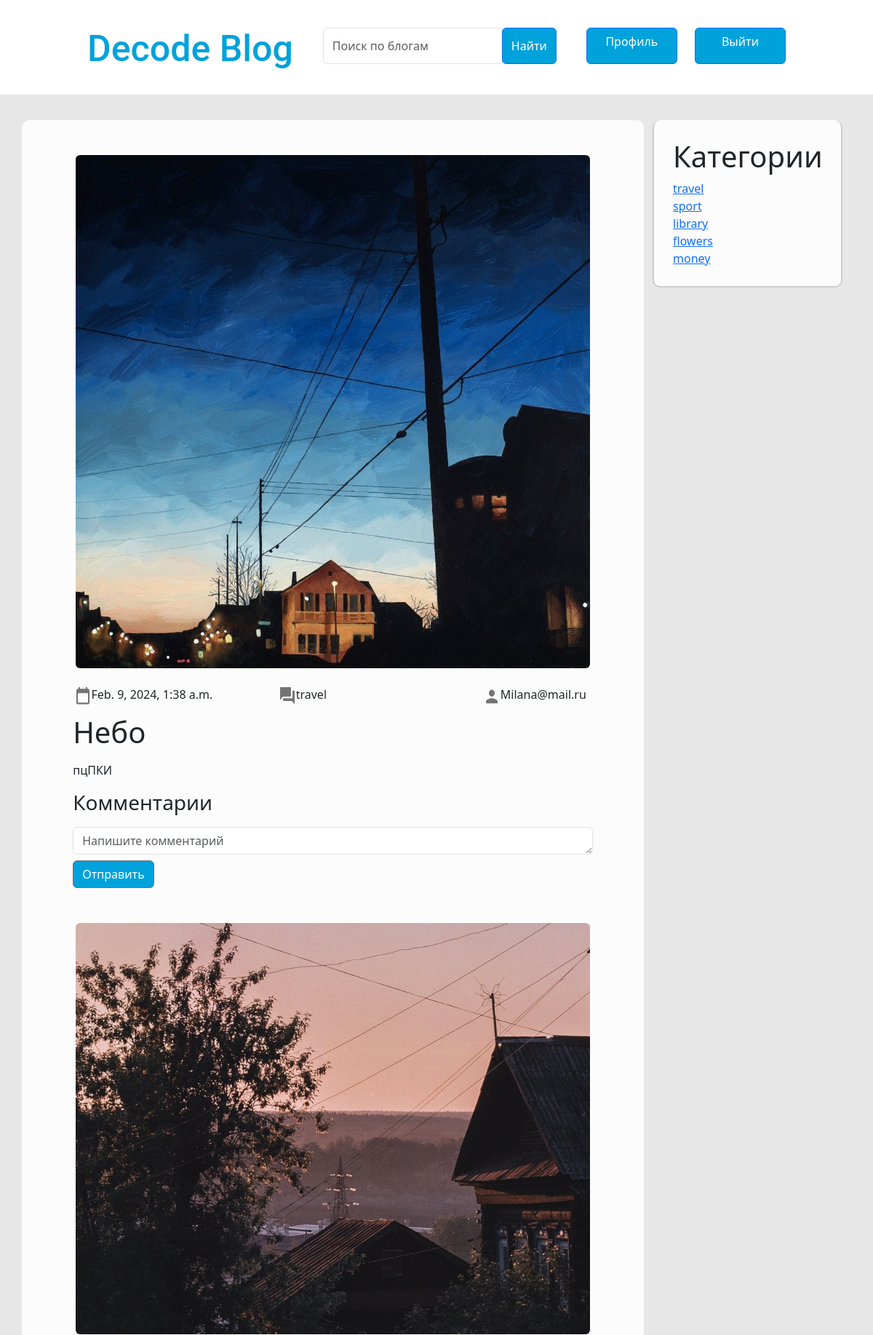
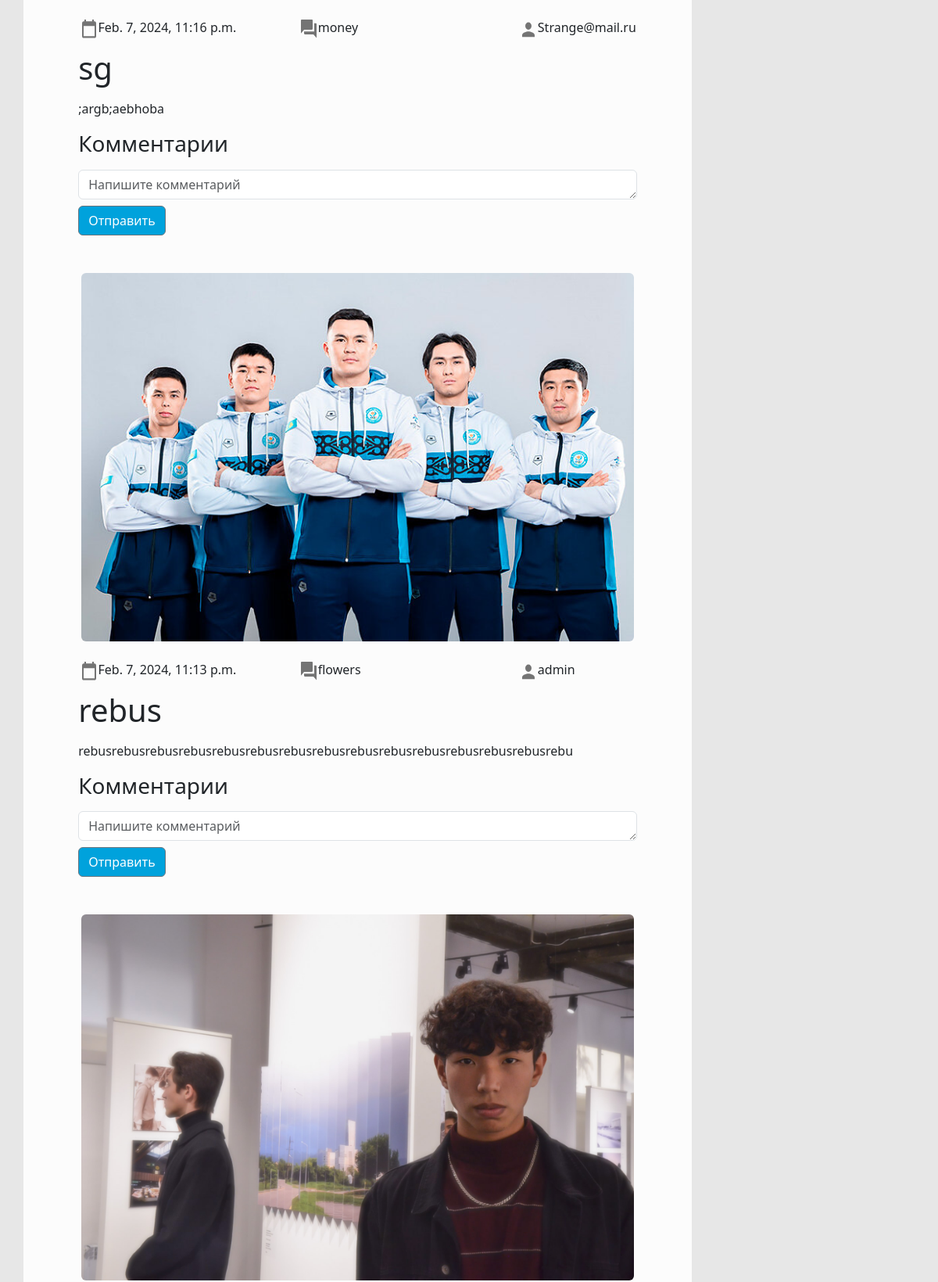
Page /creation/ (signed in, upper part) on the committed database (2 pictures, top to bottom).
### creation/models.py (models this page shows, shortened)
class Blog(models.Model):
    image = models.ImageField(blank=True, null=True, upload_to=uniq_name_upload)
    publish_date = models.DateTimeField(auto_now_add = True)
    title = models.CharField(max_length=255)
    description = models.TextField()
    author = models.ForeignKey(User, on_delete=models.CASCADE, blank=True, null=True)
    category = models.ForeignKey(Category, on_delete=models.PROTECT)

class Category(models.Model):
    name = models.CharField(max_length=100, null = False)
    class Meta:
        verbose_name_plural = 'Categories'
    def __str__(self):
        return self.name

### authe/models.py (models this page shows)
class User(AbstractUser):
    groups = models.ManyToManyField(
        'auth.Group',
        related_name='users',
        blank=True,
        verbose_name='groups',
        help_text='The groups this user belongs to. A user will get all permissions granted to each of their groups.',
    )
    user_permissions = models.ManyToManyField(
        'auth.Permission',
        related_name='users',
        blank=True,
        verbose_name='user permissions',
        help_text='Specific permissions for this user.',
        error_messages={
            'add': 'The permission you are trying to add already exists for the user.',
            'remove': 'The permission you are trying to remove does not exist for the user.',
        },
    )

### creation/views.py (the view)
# urls.py: path('', views.Home.as_view(),  name='home_page'),
class Home(View):
    def get(self, request):
        creation = Blog.objects.order_by('-publish_date')
        category = Category.objects.all()
        context = {
            'title': 'Все блоги',
            'creation': creation,
            'category': category,
        }
        return render(request, 'creation/home_page.html', context=context)

### creation/templates/creation/home_page.html (shortened to what this page needs)
{% extends 'creation/base.html' %}
{% load static %}
{% block link %}<link rel="stylesheet" href="{% static 'creation/home_page.css' %}"> {% endblock %}
{% block div %}
    <div class="right-btns">
        {% if request.user.is_authenticated %}
            <div >
                <a href="{% url 'authe:profile' %}" class="signup btn btn-primary" style="background-color: #00A2DC;">Профиль</a>
                <a href="{% url 'authe:signout' %}" class="signin btn btn-primary" style="background-color: #00A2DC;">Выйти</a>
            </div>
        {% else %}
            <div>
                <a href="{% url 'authe:signup' %}" class="signup btn btn-primary mb-1" style="background-color: #00A2DC;">Регистрация</a>
                <a href="{% url 'authe:login' %}" class="signin btn btn-primary mb-1" style="background-color: #00A2DC;">Вход</a>
            </div>
        {% endif %}
    </div>
{% endblock %}
{% block main %}
<section class="main index-main">
    <div class="main-content">
        <div class="content">
            <section class="hero">
                <div class="container">
                    <div class="row">
                        <div class="col-9 home_page_crutches">
                        {% for c in creation %}
                            <div class="creation--item mt-4 pt-4 ">
                                <div class="creation-img">
                                    <img src="{{ c.image.url }}" alt="" class="rounded img-fluid mx-auto d-block">
                                </div>
                                <section class="hero crutch">
                                    <div class="container">
                                        <div class="row thumbs_stroke">
                                            <div class="col-4 thumb_container">
                                                <div class="blog-info pb_crutch">
                                                    <div class="data_inline_crutch">
                                                        <p class="publish_date">{{ c.publish_date }}</p>
                                                    </div>
                                                </div>
                                            </div>
                                            <div class="col-4 thumb_container">
                                                <div class="blog-info category_thumb">
                                                    <div class="data_inline_crutch">
                                                        <p class="publish_date">{{ c.category }}</p>
                                                    </div>
                                                </div>
                                            </div>
                                            <div class="col-4 thumb_container">
                                                <div class="blog-info">
                                                    <div class="data_inline_crutch">
                                                        <p class="publish_date">{{ c.author }}</p>
                                                    </div>
                                                </div>
                                            </div>
                                        </div>
                                    </div>
                                </section>
                                <div class="title_desc">
                                    <h1>{{ c.title }}</h1>
                                    <p class="discription detail-desc mt-3">{{ c.description }}</p>
                                </div>
                            </div>
                            <div class="comments">
                                <h3 class="mb-2">Комментарии</h3>
                                {% if request.user and request.user.is_authenticated %}
                                    <form action="" onsubmit="sendComment(event)">
                                        <textarea name="text" id="commentText" placeholder="Напишите комментарий" class="form-control mt-3" rows="1"></textarea>
                                        <button type="submit" class="mt-2 btn btn-secondary" style="background-color: #00A2DC;">Отправить</button>
                                    </form>
                                {% else %}
                                    <p>Для того чтобы оставить комментарий, <a href="{% url 'authe:login' %}">войдите</a> или <a href="{% url 'authe:signup' %}">зарегистрируйтесь</a></p>
                                {% endif %}
                            </div>
                        {% endfor %}
                        </div>
                        <div class="col-3">
                            <div class="main2-content">
                                <div class="category">
                                    <h1 class="category_h1">Категории</h1>
                                    {% for c in category %}
                                        <div class="category--item">
                                            <div class="category-info">
                                                <a href="{% url 'creation:category_page' category_id=c.id %}">{{ c.name }}</a>
                                            </div>
                                        </div>
                                    {% endfor %}
                                </div>
                            </div>
                        </div>
                </div>
            </section>
        </div>
    </div>
</section>
{% endblock %}

### creation/static/creation/home_page.css (style rules this page uses)
.right-btns { display: flex; justify-content: space-between; margin-right: 10%; }
.signup { width: 125px; height: 50px; flex-shrink: 0; margin-top: 38px; }
.signin { width: 125px; height: 50px; flex-shrink: 0; margin-top: 38px; margin-left: 20px; }
body { background-color: #E7E7E7; }
.main { padding-top: 130px; }
.home_page_crutches { width: 75%; background-color: rgb(252, 252, 252); height: 100%; margin-top: 35px; border-radius: 10px; }
.main2-content { margin-top: 0px; }
.category { flex-direction: column; height: 100%; border: 2px solid #ccc; border-top: none; box-shadow: 0px, 4px, 8px rgba(0, 0, 0, 1); padding-left: 10%; padding-right: 10%; background-color: rgb(252, 252, 252); margin-top: 35px; padding-bottom: 10%; padding-top: 10%; border-radius: 10px; }
.creation--item img { width: 85%; }
.category_h1 { margin-left: 0%; }
.discription { margin-left: 7%; width: 100%; padding-right: 15%; overflow-wrap: break-word; }
.title_desc h1 { margin-left: 7%; }
.crutch { width: 100%; padding-left: 2%; padding-right: 2%; }
.comments { width: 100%; padding-left: 7%; padding-right: 7%; }
.data_inline_crutch { display: flex; }
.thumbs_stroke { margin-top: 24px; justify-content: space-between; width: 113%; padding-left: 4%; }

### rows in the picture
Blog: image (picture), publish_date "Feb. 9, 2024, 1:38 a.m.", category "travel", author "Milana@mail.ru", title "Небо", description "пцПКИ"
Blog: image (picture), publish_date "Feb. 7, 2024, 11:16 p.m.", category "money", author "Strange@mail.ru", title "sg", description ";argb;aebhoba"
Blog: image (picture), publish_date "Feb. 7, 2024, 11:13 p.m.", category "flowers", author "admin", title "rebus", description "rebusrebusrebusrebusrebusrebusrebusrebusrebusrebusrebusrebusrebusrebusrebu"
Blog: image (picture)
Category: name "travel"
Category: name "sport"
Category: name "library"
Category: name "flowers"
Category: name "money"
